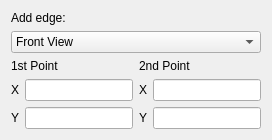
          <widget class="QWidget" name="tab_2">
           <attribute name="title">
            <string>Tab 2</string>
           </attribute>
           <layout class="QVBoxLayout" name="verticalLayout_10">
            <item>
             <widget class="QLabel" name="label_10">
              <property name="text">
               <string>Add edge:</string>
              </property>
             </widget>
            </item>
            <item>
             <widget class="QComboBox" name="comboBox">
              <item>
               <property name="text">
                <string>Front View</string>
               </property>
              </item>
              <item>
               <property name="text">
                <string>Top View</string>
               </property>
              </item>
              <item>
               <property name="text">
                <string>Side View</string>
               </property>
              </item>
             </widget>
            </item>
            <item>
             <layout class="QHBoxLayout" name="horizontalLayout_8">
              <item>
               <widget class="QLabel" name="label_11">
                <property name="text">
                 <string>1st Point</string>
                </property>
               </widget>
              </item>
              <item>
               <widget class="QLabel" name="label_12">
                <property name="text">
                 <string>2nd Point</string>
                </property>
               </widget>
              </item>
             </layout>
            </item>
            <item>
             <layout class="QHBoxLayout" name="horizontalLayout_9">
              <item>
               <widget class="QLabel" name="label_13">
                <property name="text">
                 <string>X</string>
                </property>
               </widget>
              </item>
              <item>
               <widget class="QLineEdit" name="x1_2d"/>
              </item>
              <item>
               <widget class="QLabel" name="label_14">
                <property name="text">
                 <string>X</string>
                </property>
               </widget>
              </item>
              <item>
               <widget class="QLineEdit" name="x2_2d"/>
              </item>
             </layout>
            </item>
            <item>
             <layout class="QHBoxLayout" name="horizontalLayout_10">
              <item>
               <widget class="QLabel" name="label_15">
                <property name="text">
                 <string>Y</string>
                </property>
               </widget>
              </item>
              <item>
               <widget class="QLineEdit" name="y1_2d"/>
              </item>
              <item>
               <widget class="QLabel" name="label_16">
                <property name="text">
                 <string>Y</string>
                </property>
               </widget>
              </item>
              <item>
               <widget class="QLineEdit" name="y2_2d"/>
              </item>
             </layout>
            </item>
           </layout>
          </widget>
